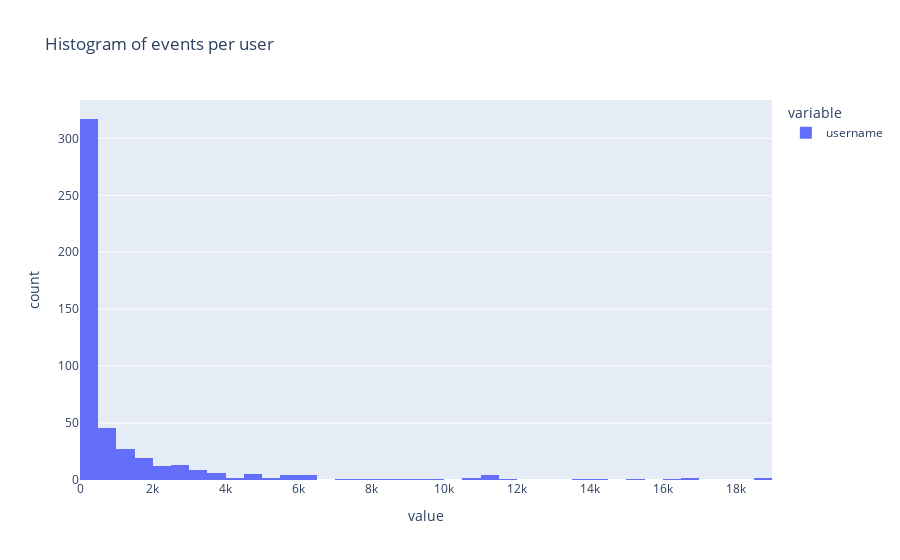
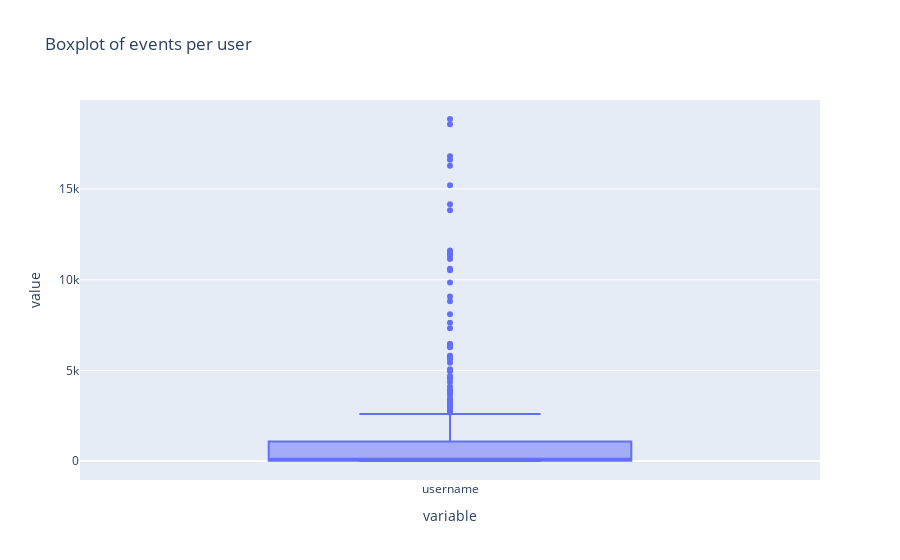

The notebook cell saved with these charts, in order:
### Code cell
user_count = df['username'].value_counts()
px.histogram(user_count, title = "Histogram of events per user").show()
px.box(user_count, title = "Boxplot of events per user").show()

### Figure 1 — Plotly figure (JSON) as saved in the notebook; plotly's stock layout.template omitted (floating-point values rounded to 4 significant figures; data arrays with more than 128 entries replaced by an {"elided": "..."} marker saying what was removed)
{"data": [{"alignmentgroup": "True", "bingroup": "x", "hovertemplate": "variable=username<br>value=%{x}<br>count=%{y}<extra></extra>", "legendgroup": "username", "marker": {"color": "#636efa"}, "name": "username", "offsetgroup": "username", "orientation": "v", "showlegend": true, "type": "histogram", "x": {"elided": "487 int values"}, "xaxis": "x", "yaxis": "y"}], "layout": {"barmode": "relative", "legend": {"title": {"text": "variable"}, "tracegroupgap": 0}, "title": {"text": "Histogram of events per user"}, "xaxis": {"anchor": "y", "domain": [0, 1], "title": {"text": "value"}}, "yaxis": {"anchor": "x", "domain": [0, 1], "title": {"text": "count"}}}}

### Figure 2 — Plotly figure (JSON) as saved in the notebook; plotly's stock layout.template omitted (floating-point values rounded to 4 significant figures; data arrays with more than 128 entries replaced by an {"elided": "..."} marker saying what was removed)
{"data": [{"alignmentgroup": "True", "hovertemplate": "variable=%{x}<br>value=%{y}<extra></extra>", "legendgroup": "", "marker": {"color": "#636efa"}, "name": "", "notched": false, "offsetgroup": "", "orientation": "v", "showlegend": false, "type": "box", "x": {"elided": "487 str values"}, "x0": " ", "xaxis": "x", "y": {"elided": "487 int values"}, "y0": " ", "yaxis": "y"}], "layout": {"boxmode": "group", "legend": {"tracegroupgap": 0}, "title": {"text": "Boxplot of events per user"}, "xaxis": {"anchor": "y", "domain": [0, 1], "title": {"text": "variable"}}, "yaxis": {"anchor": "x", "domain": [0, 1], "title": {"text": "value"}}}}
